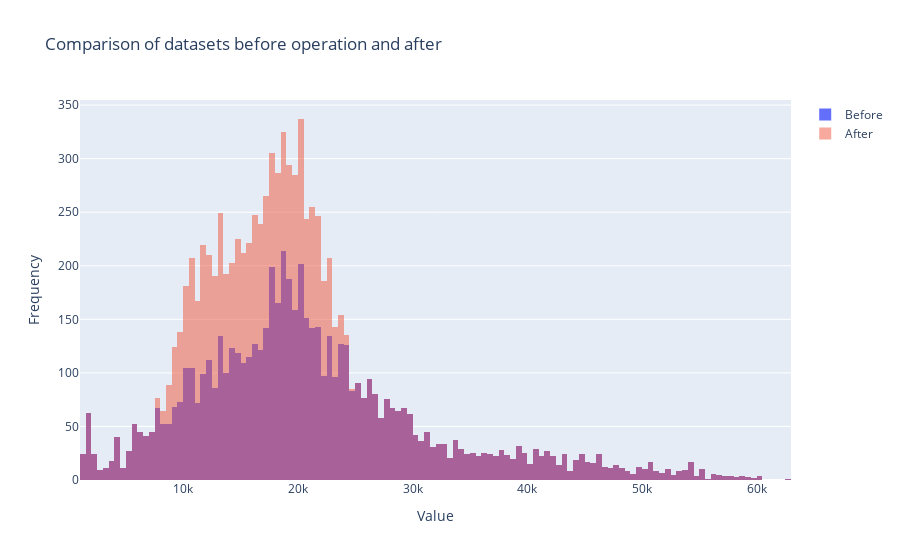

Source (notebook cell):
### Code cell
# Create subset
subset_df = df_resampled[(df_resampled[target] > 9000) & (df_resampled[target] < 23000)]
# Generate data
synthetic_df = synthesize_data(subset_df, 3000)
# Combine with original data
synthetic_df = pd.concat([df_resampled, synthetic_df])

# plot the difference
comparison_plot(df_resampled, synthetic_df)

### Figure 1 — Plotly figure (JSON) as saved in the notebook; plotly's stock layout.template omitted (floating-point values rounded to 4 significant figures; data arrays with more than 128 entries replaced by an {"elided": "..."} marker saying what was removed)
{"data": [{"bingroup": "1", "name": "Before", "type": "histogram", "x": {"elided": "6409 int values"}}, {"bingroup": "1", "name": "After", "opacity": 0.5, "type": "histogram", "x": {"elided": "9409 int values"}}], "layout": {"barmode": "overlay", "hovermode": "x unified", "title": {"text": "Comparison of datasets before operation and after"}, "xaxis": {"title": {"text": "Value"}}, "yaxis": {"title": {"text": "Frequency"}}}}
